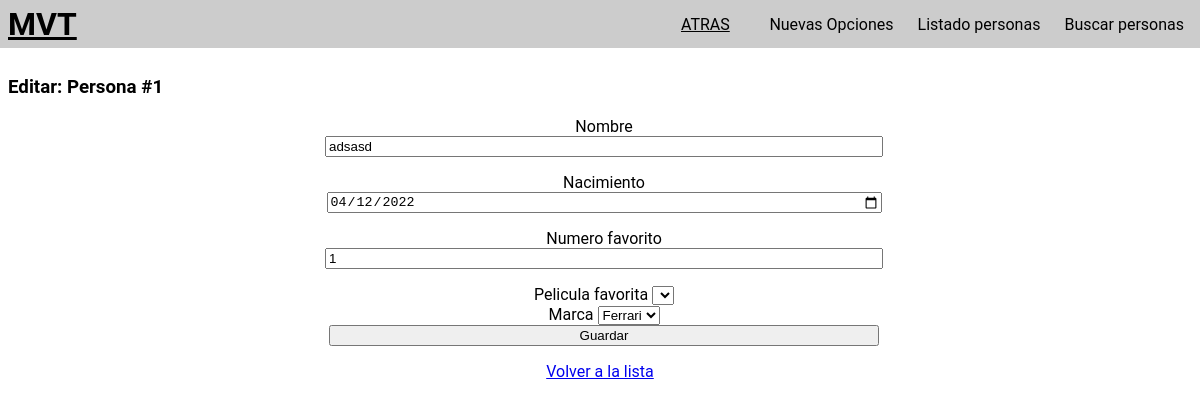
/people/person/edit/1/, run on an earlier commit of the app's database.
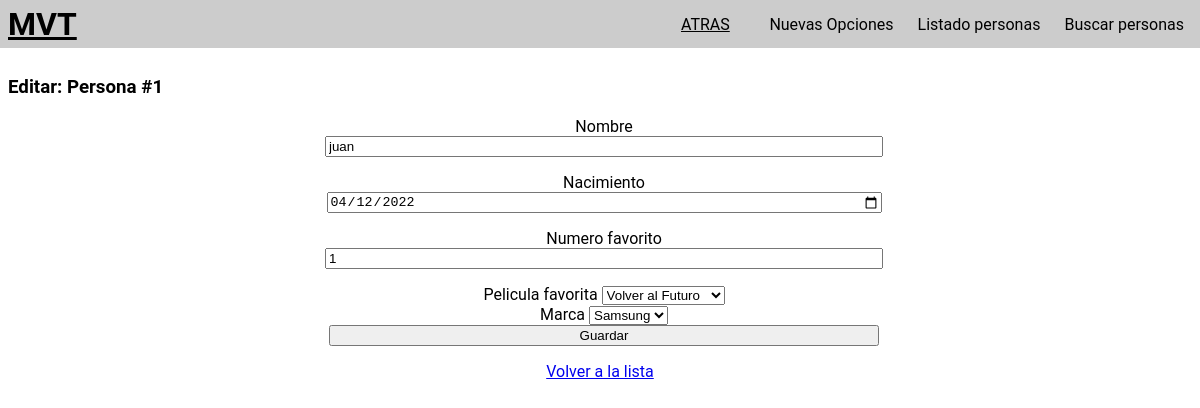
And on a later commit of the database.
### MVT/models.py (models this page shows, shortened)
class Person(models.Model):
    name = models.CharField(max_length=30)
    born = models.DateField()
    favourite_number = models.IntegerField()
    favourite_movie = models.ForeignKey(Movie, on_delete=models.PROTECT)
    favourite_brand = models.ForeignKey(Brand, on_delete=models.PROTECT)

### MVT/views.py (the view, shortened to what this page needs)
# urls.py: path('people/person/edit/<int:id>/', PersonEdit.as_view(), name='editPerson'),
class PersonEdit(TemplateView):
    template = "people/edit.html"
    def get(self, request, id):
        person = get_object_or_404(Person, pk=id)
        person.born = to_html_date(person.born)
        movies = Movie.objects.all()
        brands = Brand.objects.all()
        context = {
            "person": person,
            "movies": movies,
            "brands": brands,
            "q_movies": movies.count(),
            "q_brands": brands.count(),
        }
        return render(request, self.template, context)

### MVT/views.py (called while the page is built)
def to_html_date(date_like) -> str:
    temp_date = date_like
    if type(date_like) == str:
        temp_date = datetime.strptime(date_like, "%Y-%m-%d")
    year, month, date = temp_date.strftime("%Y-%m-%d").split("-")
    return f'{str(year).ljust(4, "0")}-{month}-{date}'

### MVT/templates/people/edit.html (shortened to what this page needs)
{% extends 'base.html' %}
{% block header_title %}
<h3>Editar: Persona #{{person.id}}</h3>
{% endblock %}
{% block go_back %}
<a href="javascript:history.go(-1)">ATRAS</a>
{% endblock %}
{% block content %}
<form method="POST" action="">
    <label for="name">Nombre</label>
    <input required type="text" id="name" name="name" placeholder="{{person.name}}" value="{{person.name}}" />
    <label for="born">Nacimiento</label>
    <input required type="date" id="born" name="born"
        placeholder="{% if person.born %}Fecha anterior: {{person.born}} {% else %}2000-01-01{% endif %}"
        value="{{person.born}}" />
    <label for="favourite_number">Numero favorito</label>
    <input required type="number" id="favourite_number" name="favourite_number"
        placeholder="{% if person.favourite_number %}Numero anterior: {{person.favourite_number}} {% else %} 42{% endif %}"
        value="{{person.favourite_number}}" />
    <div>
        <label for="favourite_movie">Pelicula favorita</label>
        <select name="favourite_movie" id="favourite_movie">
            {% for movie in movies %}
            {% if movie.id == person.favourite_movie.id %}
            <option value="{{ movie.id }}" selected>{{ movie.title }}</option>
            {% else %}
            <option value="{{ movie.id }}">{{ movie.title }}</option>
            {% endif %}
            {% endfor %}
        </select>
    </div>
    <div>
        <label for="favourite_brand">Marca</label>
        <select name="favourite_brand" id="favourite_brand">
            {% for brand in brands %}
            {% if brand.id == person.favourite_brand.id %}
            <option value="{{ brand.id }}" selected>{{ brand.name }}</option>
            {% else %}
            <option value="{{ brand.id }}">{{ brand.name }}</option>
            {% endif %}
            {% endfor %}
        </select>
    </div>
    <input type="submit" value="Guardar" />
</form>
<div class="section--back">
    <a href="{% url 'people' %}">Volver a la lista</a>
</div>
{% endblock %}

What changed in the data, as far as the page shows it:
changed Person id 1: name "adsasd" → "juan"
Also different on the page:
form field favourite_movie: (not shown) → "Volver al Futuro"
form field favourite_brand: "Ferrari" → "Samsung"
